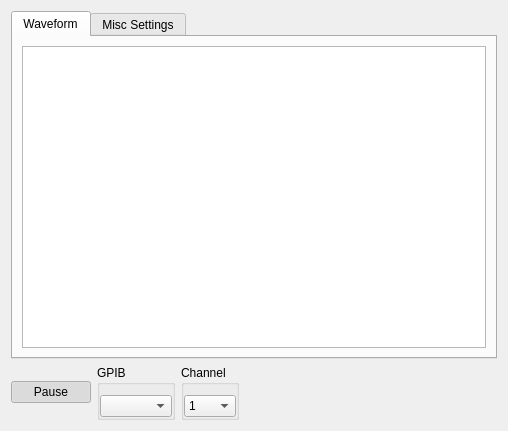
<?xml version="1.0" encoding="UTF-8"?>
<ui version="4.0">
 <class>Oscilloscope</class>
 <widget class="QWidget" name="Oscilloscope">
  <property name="geometry">
   <rect>
    <x>0</x>
    <y>0</y>
    <width>508</width>
    <height>431</height>
   </rect>
  </property>
  <property name="windowTitle">
   <string>Form</string>
  </property>
  <layout class="QVBoxLayout" name="verticalLayout">
   <item>
    <widget class="QTabWidget" name="tabWidget">
     <property name="currentIndex">
      <number>0</number>
     </property>
     <widget class="QWidget" name="tab_4">
      <attribute name="title">
       <string>Waveform</string>
      </attribute>
      <layout class="QVBoxLayout" name="verticalLayout_2">
       <item>
        <widget class="PlotWidget" name="gOsc">
         <property name="sizePolicy">
          <sizepolicy hsizetype="Expanding" vsizetype="Expanding">
           <horstretch>0</horstretch>
           <verstretch>1</verstretch>
          </sizepolicy>
         </property>
        </widget>
       </item>
      </layout>
     </widget>
     <widget class="QWidget" name="tab_5">
      <attribute name="title">
       <string>Misc Settings</string>
      </attribute>
      <layout class="QVBoxLayout" name="verticalLayout_3">
       <item>
        <spacer name="verticalSpacer">
         <property name="orientation">
          <enum>Qt::Vertical</enum>
         </property>
         <property name="sizeHint" stdset="0">
          <size>
           <width>20</width>
           <height>40</height>
          </size>
         </property>
        </spacer>
       </item>
       <item>
        <layout class="QGridLayout" name="gridLayout_2" columnstretch="3,4,3,8">
         <item row="0" column="1">
          <widget class="QGroupBox" name="gbAveraging">
           <property name="title">
            <string>Averaging</string>
           </property>
           <property name="flat">
            <bool>true</bool>
           </property>
           <property name="checkable">
            <bool>true</bool>
           </property>
           <layout class="QHBoxLayout" name="horizontalLayout_53">
            <property name="leftMargin">
             <number>0</number>
            </property>
            <property name="topMargin">
             <number>10</number>
            </property>
            <property name="rightMargin">
             <number>0</number>
            </property>
            <property name="bottomMargin">
             <number>0</number>
            </property>
            <item>
             <widget class="QComboBox" name="cbAveMode">
              <item>
               <property name="text">
                <string>Waveform</string>
               </property>
              </item>
              <item>
               <property name="text">
                <string>Peaks</string>
               </property>
              </item>
             </widget>
            </item>
            <item>
             <widget class="QSpinBox" name="sbAveNum">
              <property name="value">
               <number>4</number>
              </property>
             </widget>
            </item>
            <item>
             <widget class="QCheckBox" name="cbRolling">
              <property name="text">
               <string>Rolling</string>
              </property>
             </widget>
            </item>
           </layout>
          </widget>
         </item>
         <item row="0" column="0">
          <widget class="QGroupBox" name="groupBox_39">
           <property name="title">
            <string>FEL Freq (cm-1)</string>
           </property>
           <property name="flat">
            <bool>true</bool>
           </property>
           <property name="checkable">
            <bool>false</bool>
           </property>
           <layout class="QGridLayout" name="gridLayout_9">
            <property name="leftMargin">
             <number>0</number>
            </property>
            <property name="topMargin">
             <number>10</number>
            </property>
            <property name="rightMargin">
             <number>0</number>
            </property>
            <property name="bottomMargin">
             <number>0</number>
            </property>
            <property name="spacing">
             <number>0</number>
            </property>
            <item row="0" column="0">
             <widget class="QFNumberEdit" name="tFELFreq">
              <property name="text">
               <string>0</string>
              </property>
             </widget>
            </item>
           </layout>
          </widget>
         </item>
         <item row="0" column="3">
          <spacer name="horizontalSpacer_2">
           <property name="orientation">
            <enum>Qt::Horizontal</enum>
           </property>
           <property name="sizeHint" stdset="0">
            <size>
             <width>40</width>
             <height>20</height>
            </size>
           </property>
          </spacer>
         </item>
         <item row="0" column="2">
          <widget class="QGroupBox" name="groupBox_40">
           <property name="title">
            <string>Ratio (%)</string>
           </property>
           <property name="flat">
            <bool>true</bool>
           </property>
           <property name="checkable">
            <bool>false</bool>
           </property>
           <layout class="QGridLayout" name="gridLayout_10">
            <property name="leftMargin">
             <number>0</number>
            </property>
            <property name="topMargin">
             <number>10</number>
            </property>
            <property name="rightMargin">
             <number>0</number>
            </property>
            <property name="bottomMargin">
             <number>0</number>
            </property>
            <property name="spacing">
             <number>0</number>
            </property>
            <item row="0" column="0">
             <widget class="QFNumberEdit" name="tRatio">
              <property name="text">
               <string>0</string>
              </property>
             </widget>
            </item>
           </layout>
          </widget>
         </item>
        </layout>
       </item>
      </layout>
     </widget>
    </widget>
   </item>
   <item>
    <widget class="QWidget" name="oscControlsWidget" native="true">
     <layout class="QHBoxLayout" name="horizontalLayout">
      <property name="leftMargin">
       <number>0</number>
      </property>
      <property name="topMargin">
       <number>0</number>
      </property>
      <property name="rightMargin">
       <number>0</number>
      </property>
      <property name="bottomMargin">
       <number>0</number>
      </property>
      <item>
       <widget class="QPushButton" name="bOPause">
        <property name="text">
         <string>Pause</string>
        </property>
        <property name="checkable">
         <bool>true</bool>
        </property>
        <property name="checked">
         <bool>true</bool>
        </property>
       </widget>
      </item>
      <item>
       <widget class="QGroupBox" name="groupBox_31">
        <property name="title">
         <string>GPIB</string>
        </property>
        <property name="flat">
         <bool>true</bool>
        </property>
        <layout class="QHBoxLayout" name="horizontalLayout_29">
         <property name="leftMargin">
          <number>0</number>
         </property>
         <property name="topMargin">
          <number>10</number>
         </property>
         <property name="rightMargin">
          <number>0</number>
         </property>
         <property name="bottomMargin">
          <number>0</number>
         </property>
         <item>
          <widget class="InstrumentGPIB" name="cOGPIB">
           <property name="toolTip">
            <string>GPIB0::5::INSTR</string>
           </property>
          </widget>
         </item>
        </layout>
       </widget>
      </item>
      <item>
       <widget class="QGroupBox" name="groupBox_32">
        <property name="title">
         <string>Channel</string>
        </property>
        <property name="flat">
         <bool>true</bool>
        </property>
        <layout class="QHBoxLayout" name="horizontalLayout_30">
         <property name="leftMargin">
          <number>0</number>
         </property>
         <property name="topMargin">
          <number>10</number>
         </property>
         <property name="rightMargin">
          <number>0</number>
         </property>
         <property name="bottomMargin">
          <number>0</number>
         </property>
         <item>
          <widget class="QComboBox" name="cOChannel">
           <property name="currentIndex">
            <number>0</number>
           </property>
           <item>
            <property name="text">
             <string>1</string>
            </property>
           </item>
           <item>
            <property name="text">
             <string>2</string>
            </property>
           </item>
           <item>
            <property name="text">
             <string>3</string>
            </property>
           </item>
           <item>
            <property name="text">
             <string>4</string>
            </property>
           </item>
          </widget>
         </item>
        </layout>
       </widget>
      </item>
      <item>
       <spacer name="horizontalSpacer">
        <property name="orientation">
         <enum>Qt::Horizontal</enum>
        </property>
        <property name="sizeHint" stdset="0">
         <size>
          <width>40</width>
          <height>20</height>
         </size>
        </property>
       </spacer>
      </item>
     </layout>
    </widget>
   </item>
  </layout>
 </widget>
 <customwidgets>
  <customwidget>
   <class>QFNumberEdit</class>
   <extends>QLineEdit</extends>
   <header>InstsAndQt.customQt</header>
  </customwidget>
  <customwidget>
   <class>PlotWidget</class>
   <extends>QGraphicsView</extends>
   <header>pyqtgraph</header>
  </customwidget>
  <customwidget>
   <class>InstrumentGPIB</class>
   <extends>QComboBox</extends>
   <header>InstsAndQt.instrumentgpib</header>
  </customwidget>
 </customwidgets>
 <tabstops>
  <tabstop>tFELFreq</tabstop>
  <tabstop>bOPause</tabstop>
  <tabstop>cOGPIB</tabstop>
  <tabstop>cOChannel</tabstop>
  <tabstop>gOsc</tabstop>
  <tabstop>tabWidget</tabstop>
 </tabstops>
 <resources/>
 <connections/>
</ui>
